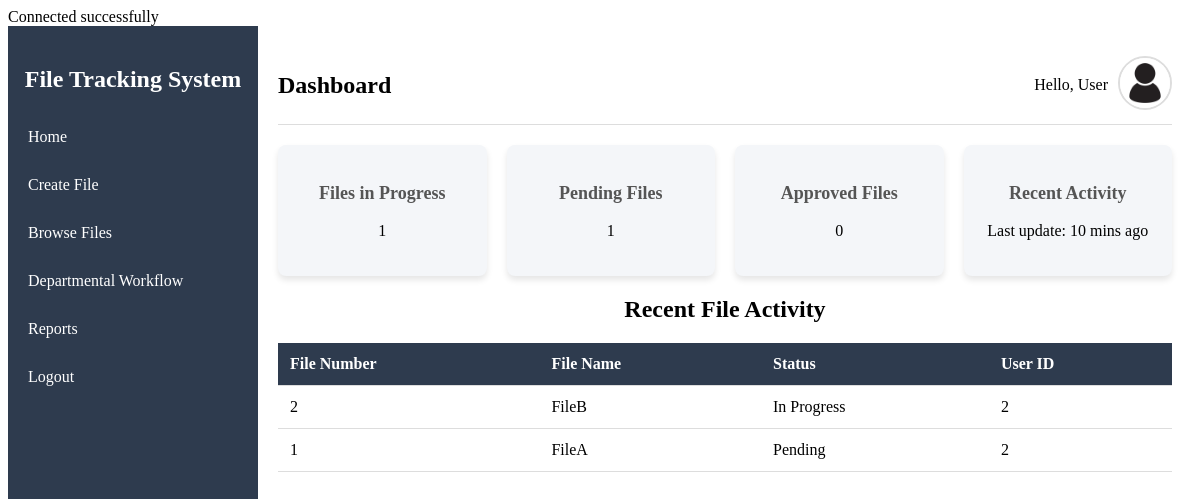
Page /userdashboard.php (signed in) on the committed database.
### tables this page shows
CREATE TABLE file_movements (
    movement_id INT AUTO_INCREMENT PRIMARY KEY,
    file_id INT,
    user_id INT,  
    action VARCHAR(255), 
    department_id INT,  
    timestamp TIMESTAMP DEFAULT CURRENT_TIMESTAMP,
    FOREIGN KEY (file_id) REFERENCES files(file_id) ON DELETE CASCADE,
    FOREIGN KEY (user_id) REFERENCES users(user_id) ON DELETE CASCADE,
    FOREIGN KEY (department_id) REFERENCES departments(department_id) ON DELETE SET NULL
);

CREATE TABLE files (
    file_id INT AUTO_INCREMENT PRIMARY KEY,
    file_name VARCHAR(255) NOT NULL,
    file_path VARCHAR(255) NOT NULL, 
    status VARCHAR(50) DEFAULT 'Pending', 
    version INT DEFAULT 1, 
    department_id INT,
    created_at TIMESTAMP DEFAULT CURRENT_TIMESTAMP,
    updated_at TIMESTAMP DEFAULT CURRENT_TIMESTAMP ON UPDATE CURRENT_TIMESTAMP,
    user_id INT, 
    FOREIGN KEY (user_id) REFERENCES users(user_id) ON DELETE CASCADE,
    FOREIGN KEY (department_id) REFERENCES departments(department_id) ON DELETE SET NULL
);

### userdashboard.php (the view, shortened to what this page needs)
<!DOCTYPE html>
<html lang="en">
<head>
    <link rel="stylesheet" href="dashboard.css">
    <link rel="stylesheet" href="profile.css">
</head>
<body>
<?php
            include 'b-d.php';
            ?>
    <aside class="sidebar">
        <h2>File Tracking System</h2>
        <nav>
            <a href="home.php">Home</a>
            <a href="create.html">Create File</a>
            <a href="browse.html">Browse Files</a>
            <a href="workflow.html">Departmental Workflow</a>
            <a href="reports.php">Reports</a>
            <a href="logout.php">Logout</a>
        </nav>
    </aside>
    <main class="main-content">
        <header>
            <div class="title">Dashboard</div>
            <div class="user-profile">
                <span class="username">Hello, User</span>
    		<div class="profile-container">
        	<img src="profilepic.jpg" alt="Profile" class="profile-icon" onclick="openModal()">
    		</div>
            </div>
        </header>
        <section class="summary-cards">
            <div class="card">
                <h3>Files in Progress</h3>
                <p id="filesInProgress">
            <?php
            try {
            $query = "select COUNT(*) as count from files a, file_movements b where a.file_id=b.file_id and b.user_id in (select user_id from users where username=:user_name) and a.status='In Progress'";
            $username=$_SESSION['username'];
            $stmt = $conn->prepare($query);
            $stmt->bindParam(':user_name', $username);
            $stmt->execute();
            $countoffilesinprogress = $stmt->fetchAll(PDO::FETCH_ASSOC);
            echo($countoffilesinprogress[0]['count']);
        } catch (PDOException $e) {
            $error_message = "Database error: " . $e->getMessage();
        }
        ?>
                </p>
            </div>
            <div class="card">
                <h3>Pending Files</h3>
                <p id="pendingAcknowledgments">
                <?php
            try {
            $query = "select COUNT(*) as count from files a, file_movements b where a.file_id=b.file_id and b.user_id in (select user_id from users where username=:user_name) and a.status='Pending'";
            $username=$_SESSION['username'];
            $stmt = $conn->prepare($query);
            $stmt->bindParam(':user_name', $username);
            $stmt->execute();
            $countoffilesinpending = $stmt->fetchAll(PDO::FETCH_ASSOC);
            echo($countoffilesinpending[0]['count']);
        } catch (PDOException $e) {
            $error_message = "Database error: " . $e->getMessage();
        }
        ?>
                </p>
            </div>
            <div class="card">
                <h3>Approved Files</h3>
                <p id="departmentalStats">
                <?php
            try {
            $query = "select COUNT(*) as count from files a, file_movements b where a.file_id=b.file_id and b.user_id in (select user_id from users where username=:user_name) and a.status='Approved'";
            $username=$_SESSION['username'];
            $stmt = $conn->prepare($query);
            $stmt->bindParam(':user_name', $username);
            $stmt->execute();
            $countoffilesinpending = $stmt->fetchAll(PDO::FETCH_ASSOC);
            echo($countoffilesinpending[0]['count']);
        } catch (PDOException $e) {
            $error_message = "Database error: " . $e->getMessage();
        }
        ?>
                </p>
            </div>
            <div class="card">
                <h3>Recent Activity</h3>
                <p>Last update: 10 mins ago</p>
            </div>
        </section>
        <section class="activity-log">
            <h2>Recent File Activity</h2>
            <?php
            try {
            $query = "SELECT a.file_id, a.file_name, a.department_id, a.status, a.updated_at, b.user_id
          FROM files a
          JOIN file_movements b ON a.file_id = b.file_id
          WHERE b.user_id IN (SELECT user_id FROM users WHERE username = :user_name)";
            $username=$_SESSION['username'];
            $stmt = $conn->prepare($query);
            $stmt->bindParam(':user_name', $username);
            $stmt->execute();
            $fileActivities = $stmt->fetchAll(PDO::FETCH_ASSOC);
        } catch (PDOException $e) {
            $error_message = "Database error: " . $e->getMessage();
        }
    ?>
            <table>
                <thead>
                    <tr>
                        <th>File Number</th>
                        <th>File Name</th>
                        <th>Status</th>
                        <th>User ID</th>
                    </tr>
                </thead>
                <tbody id="activityTable">
                    <?php
                if (count($fileActivities) > 0) {
                foreach ($fileActivities as $activity) {
                    echo "<tr>";
                    echo "<td>" . htmlspecialchars($activity['file_id']) . "</td>";
                    echo "<td>" . htmlspecialchars($activity['file_name']) . "</td>";
                    echo "<td>" . htmlspecialchars($activity['status']) . "</td>";
                    echo "<td>" . htmlspecialchars($activity['user_id']) . "</td>";
                    echo "</tr>";
                }
            }
                    ?>
                </tbody>
            </table>
        </section>
    </main>
</body>
</html>

### b-d.php (shortened to what this page needs)
<?php
try {
    echo "Connected successfully";
}
catch(PDOException $e) {
    die("Database connection failed: " . $e->getMessage());
}
?>

### dashboard.css (style rules this page uses)
.sidebar { width: 250px; height: 100vh; background-color: #2E3B4E; color: white; position: fixed; padding-top: 20px; }
.sidebar h2 { text-align: center; margin-bottom: 20px; }
.sidebar nav a { display: block; color: white; padding: 15px 20px; text-decoration: none; }
.main-content { margin-left: 250px; padding: 20px; }
header { display: flex; justify-content: space-between; align-items: center; padding: 10px 0; border-bottom: 1px solid #ddd; }
header .title { font-size: 24px; font-weight: bold; }
.user-profile { display: flex; align-items: center; }
.user-profile .username { margin-right: 10px; }
.summary-cards { display: grid; grid-template-columns: repeat(4, 1fr); gap: 20px; margin: 20px 0; }
.card { background-color: #f4f6f9; padding: 20px; border-radius: 8px; text-align: center; box-shadow: 0px 4px 6px rgba(0, 0, 0, 0.1); }
.card h3 { font-size: 18px; color: #555; }
.activity-log { margin-top: 20px; }
.activity-log table { width: 100%; border-collapse: collapse; }
.activity-log th, .activity-log td { padding: 12px; text-align: left; border-bottom: 1px solid #ddd; }
.activity-log th { background-color: #2E3B4E; color: white; }

### profile.css (style rules this page uses)
.profile-container { position: relative; display: inline-block; cursor: pointer; }
.profile-icon { width: 50px; height: 50px; border-radius: 50%; border: 2px solid #ddd; object-fit: cover; }
h2 { text-align: center; margin-bottom: 20px; }

### rows in the picture
file_movements: file.file_id "2", file.file_name "FileB", file.status "In Progress", user "2"
file_movements: file.file_id "1", file.file_name "FileA", file.status "Pending", user "2"

### other values in the picture
$countoffilesinprogress[0]['count'] "1"
$countoffilesinpending[0]['count'] "1"
$countoffilesinpending[0]['count'] "0"
